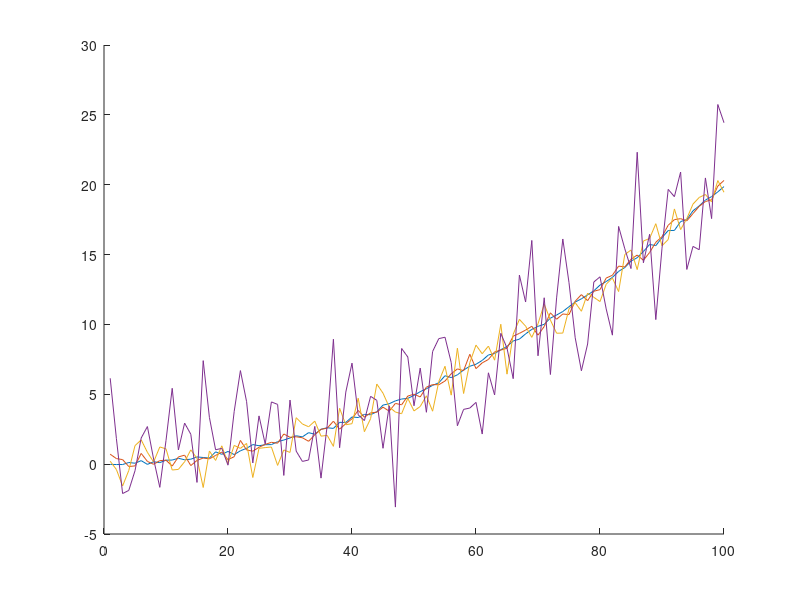

Here is the MATLAB script that generated this plot: (Note: this script raises an error after producing the figure.)
t = 1:100;
x = 0.002*t.^2;

x1 = awgn(x, 20);
x2 = awgn(x, 10);
x3 = awgn(x, 0);
x4 = awgn(x, -10);


hold on
plot(t,x1);
plot(t,x2);
plot(t,x3);plot(t,x4);

to_save = [t' x1'];
dlmwrite(strcat('../data/zad7/awgn20.csv'), to_save, '\t');

to_save = [t' x2'];
dlmwrite(strcat('../data/zad7/awgn10.csv'), to_save, '\t');

to_save = [t' x3'];
dlmwrite(strcat('../data/zad7/awgn0.csv'), to_save, '\t');

to_save = [t' x4'];
dlmwrite(strcat('../data/zad7/awgn-10.csv'), to_save, '\t');